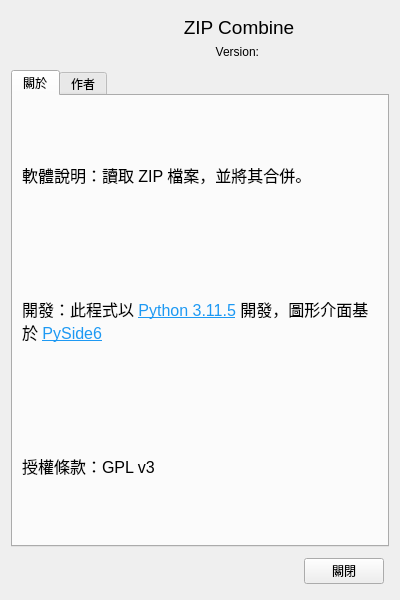
<?xml version="1.0" encoding="UTF-8"?>
<ui version="4.0">
 <class>AboutWindow</class>
 <widget class="QWidget" name="AboutWindow">
  <property name="windowModality">
   <enum>Qt::ApplicationModal</enum>
  </property>
  <property name="geometry">
   <rect>
    <x>0</x>
    <y>0</y>
    <width>400</width>
    <height>600</height>
   </rect>
  </property>
  <property name="windowTitle">
   <string>關於 ZIP Combine</string>
  </property>
  <property name="windowIcon">
   <iconset resource="../resources.qrc">
    <normaloff>:/statics/icon.ico</normaloff>:/statics/icon.ico</iconset>
  </property>
  <layout class="QGridLayout" name="gridLayout">
   <item row="0" column="0">
    <layout class="QVBoxLayout" name="verticalLayout_2">
     <item>
      <layout class="QHBoxLayout" name="horizontalLayout" stretch="2,8">
       <property name="leftMargin">
        <number>5</number>
       </property>
       <property name="topMargin">
        <number>5</number>
       </property>
       <property name="rightMargin">
        <number>5</number>
       </property>
       <property name="bottomMargin">
        <number>5</number>
       </property>
       <item>
        <widget class="QLabel" name="logo_lb">
         <property name="text">
          <string/>
         </property>
         <property name="pixmap">
          <pixmap resource="../resources.qrc">:/statics/icon.ico</pixmap>
         </property>
        </widget>
       </item>
       <item>
        <layout class="QVBoxLayout" name="verticalLayout">
         <item>
          <widget class="QLabel" name="app_name_lb">
           <property name="font">
            <font>
             <pointsize>14</pointsize>
            </font>
           </property>
           <property name="text">
            <string>ZIP Combine</string>
           </property>
           <property name="alignment">
            <set>Qt::AlignCenter</set>
           </property>
          </widget>
         </item>
         <item>
          <widget class="QLabel" name="version_lb">
           <property name="text">
            <string>Version: </string>
           </property>
           <property name="alignment">
            <set>Qt::AlignCenter</set>
           </property>
          </widget>
         </item>
        </layout>
       </item>
      </layout>
     </item>
     <item>
      <widget class="QTabWidget" name="tabWidget">
       <property name="currentIndex">
        <number>0</number>
       </property>
       <widget class="QWidget" name="about">
        <attribute name="title">
         <string>關於</string>
        </attribute>
        <layout class="QGridLayout" name="gridLayout_2">
         <item row="0" column="0">
          <layout class="QVBoxLayout" name="verticalLayout_3">
           <item>
            <widget class="QLabel" name="sofware_info_lb">
             <property name="font">
              <font>
               <pointsize>12</pointsize>
              </font>
             </property>
             <property name="text">
              <string>軟體說明：讀取 ZIP 檔案，並將其合併。</string>
             </property>
             <property name="textFormat">
              <enum>Qt::AutoText</enum>
             </property>
             <property name="wordWrap">
              <bool>true</bool>
             </property>
            </widget>
           </item>
           <item>
            <widget class="QLabel" name="package_lb">
             <property name="font">
              <font>
               <pointsize>12</pointsize>
              </font>
             </property>
             <property name="text">
              <string>&lt;html&gt;&lt;head/&gt;&lt;body&gt;&lt;p&gt;開發：此程式以 &lt;a href=&quot;https://www.python.org/&quot;&gt;&lt;span style=&quot; text-decoration: underline; color:#1d99f3;&quot;&gt;Python 3.11.5&lt;/span&gt;&lt;/a&gt; 開發，圖形介面基於 &lt;a href=&quot;https://doc.qt.io/qtforpython-6/index.html&quot;&gt;&lt;span style=&quot; text-decoration: underline; color:#1d99f3;&quot;&gt;PySide6&lt;/span&gt;&lt;/a&gt;&lt;/p&gt;&lt;/body&gt;&lt;/html&gt;</string>
             </property>
             <property name="textFormat">
              <enum>Qt::MarkdownText</enum>
             </property>
             <property name="wordWrap">
              <bool>true</bool>
             </property>
             <property name="openExternalLinks">
              <bool>true</bool>
             </property>
            </widget>
           </item>
           <item>
            <widget class="QLabel" name="license_lb">
             <property name="font">
              <font>
               <pointsize>12</pointsize>
              </font>
             </property>
             <property name="text">
              <string>授權條款：GPL v3</string>
             </property>
            </widget>
           </item>
          </layout>
         </item>
        </layout>
       </widget>
       <widget class="QWidget" name="author">
        <attribute name="title">
         <string>作者</string>
        </attribute>
        <layout class="QGridLayout" name="gridLayout_3">
         <item row="0" column="0">
          <layout class="QVBoxLayout" name="verticalLayout_4" stretch="2,5">
           <item>
            <widget class="QLabel" name="label">
             <property name="font">
              <font>
               <pointsize>12</pointsize>
              </font>
             </property>
             <property name="mouseTracking">
              <bool>true</bool>
             </property>
             <property name="text">
              <string>&lt;html&gt;&lt;head/&gt;&lt;body&gt;&lt;p&gt;Bug 回報：請至 Github 儲存庫回報或以 Email 通知作者 。&lt;/p&gt;&lt;/body&gt;&lt;/html&gt;</string>
             </property>
             <property name="textFormat">
              <enum>Qt::RichText</enum>
             </property>
             <property name="wordWrap">
              <bool>true</bool>
             </property>
             <property name="openExternalLinks">
              <bool>false</bool>
             </property>
            </widget>
           </item>
           <item>
            <widget class="QLabel" name="label_2">
             <property name="font">
              <font>
               <pointsize>12</pointsize>
              </font>
             </property>
             <property name="text">
              <string>&lt;html&gt;&lt;head/&gt;&lt;body&gt;&lt;p&gt;作者：Mark Hsiao&lt;/p&gt;&lt;p&gt;電子郵件：Twilight3847@skiff.com&lt;/p&gt;&lt;p&gt;Github：&lt;a href=&quot;https://github.com/scbmark/auto_image_report&quot;&gt;&lt;span style=&quot; text-decoration: underline; color:#1d99f3;&quot;&gt;https://github.com/scbmark/zip_combine&lt;/span&gt;&lt;/a&gt;&lt;/p&gt;&lt;/body&gt;&lt;/html&gt;</string>
             </property>
             <property name="textFormat">
              <enum>Qt::RichText</enum>
             </property>
             <property name="wordWrap">
              <bool>true</bool>
             </property>
             <property name="openExternalLinks">
              <bool>true</bool>
             </property>
            </widget>
           </item>
          </layout>
         </item>
        </layout>
       </widget>
      </widget>
     </item>
     <item>
      <layout class="QHBoxLayout" name="horizontalLayout_2">
       <property name="leftMargin">
        <number>5</number>
       </property>
       <property name="topMargin">
        <number>5</number>
       </property>
       <property name="rightMargin">
        <number>5</number>
       </property>
       <property name="bottomMargin">
        <number>5</number>
       </property>
       <item>
        <spacer name="horizontalSpacer">
         <property name="orientation">
          <enum>Qt::Horizontal</enum>
         </property>
         <property name="sizeHint" stdset="0">
          <size>
           <width>40</width>
           <height>20</height>
          </size>
         </property>
        </spacer>
       </item>
       <item>
        <widget class="QPushButton" name="exit_btn">
         <property name="text">
          <string>關閉</string>
         </property>
        </widget>
       </item>
      </layout>
     </item>
    </layout>
   </item>
  </layout>
 </widget>
 <resources>
  <include location="../resources.qrc"/>
 </resources>
 <connections/>
</ui>
